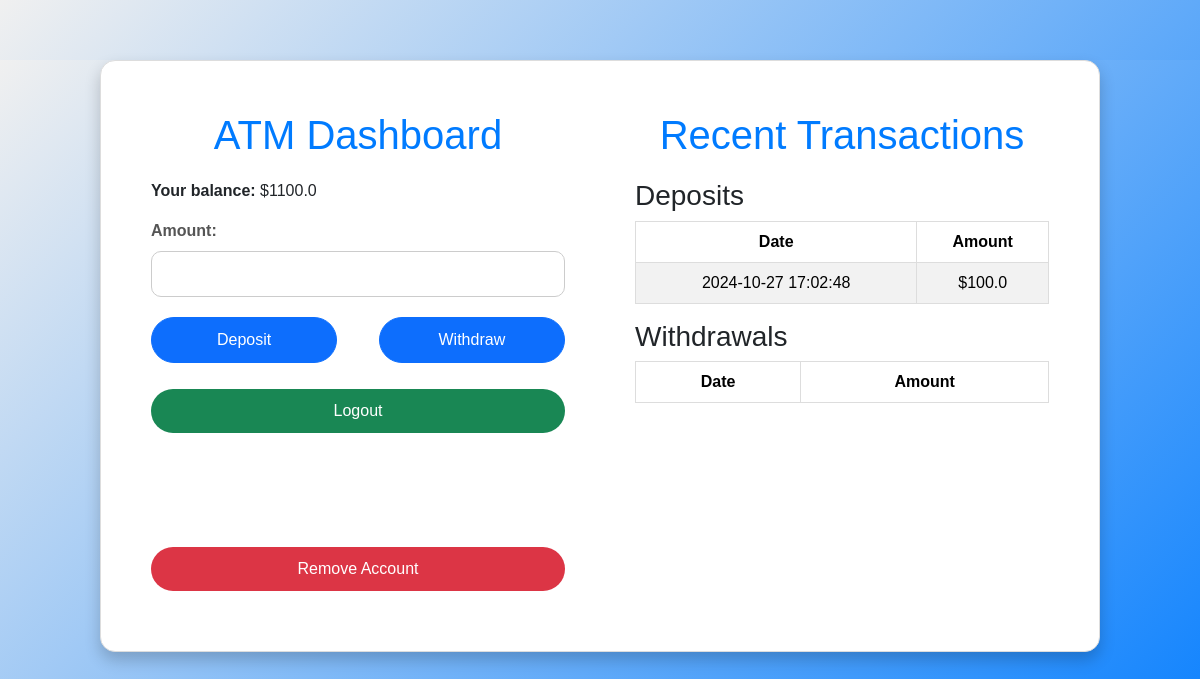
Page /atm (signed in) on the earlier database version.
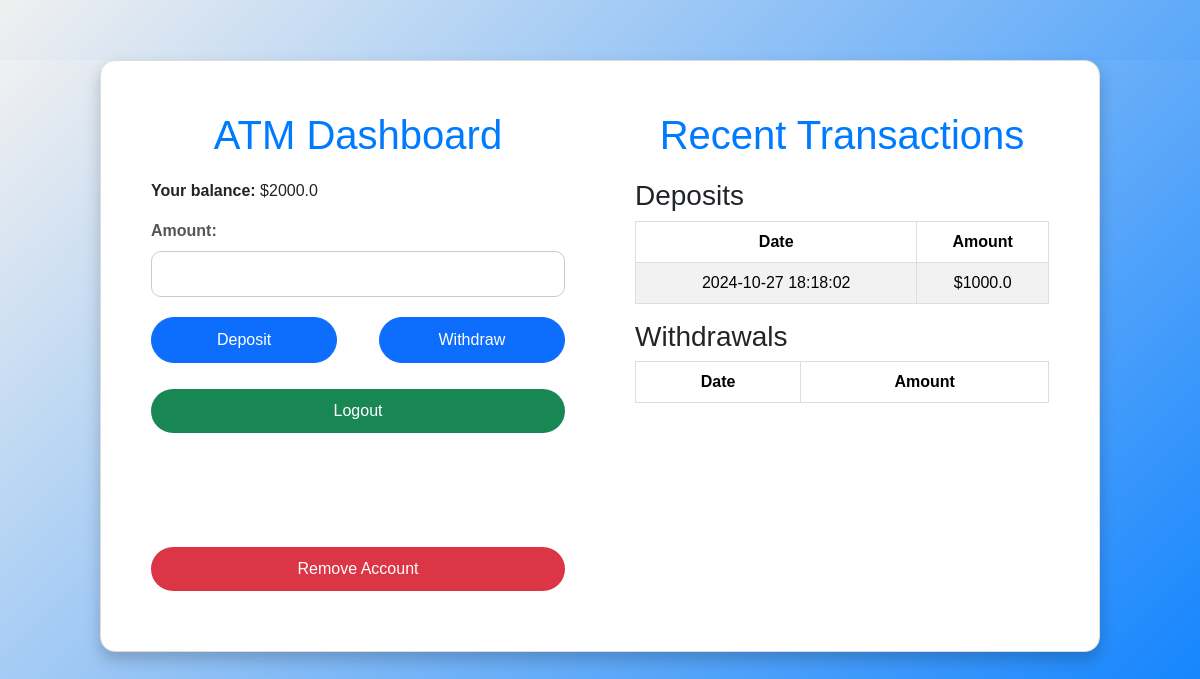
Same page on the later database version.
### tables this page shows
CREATE TABLE accounts (
        id INTEGER PRIMARY KEY AUTOINCREMENT,
        username TEXT NOT NULL,
        password TEXT NOT NULL,
        gov_id TEXT NOT NULL UNIQUE,
        balance REAL DEFAULT 0,
        dob TEXT NOT NULL,
        age INTEGER NOT NULL,
        gender TEXT NOT NULL,
        email TEXT UNIQUE NOT NULL,
        phone TEXT NOT NULL,
        address TEXT NOT NULL,
        state TEXT NOT NULL,
        security_question TEXT NOT NULL,
        secanswer TEXT NOT NULL
    );

CREATE TABLE transactions (
        id INTEGER PRIMARY KEY AUTOINCREMENT,
        user_id INTEGER,
        amount REAL,
        type TEXT,
        date TEXT,
        FOREIGN KEY(user_id) REFERENCES accounts(id)
    );

### app.py (the view, shortened to what this page needs)
@app.route('/atm', methods=['GET', 'POST'])
def atm():
    if 'user_id' not in session:
        return redirect(url_for('login'))
    conn = sqlite3.connect('atm.db')
    c = conn.cursor()
    c.execute('SELECT balance FROM accounts WHERE id = ?', (session['user_id'],))
    balance = c.fetchone()[0]
    c.execute('SELECT date, amount FROM transactions WHERE user_id = ? AND type = "Deposit" ORDER BY date DESC LIMIT 5', (session['user_id'],))
    deposit_transactions = c.fetchall()
    c.execute('SELECT date, amount FROM transactions WHERE user_id = ? AND type = "Withdraw" ORDER BY date DESC LIMIT 5', (session['user_id'],))
    withdrawal_transactions = c.fetchall()
    conn.close()
    return render_template('atm.html', balance=balance, deposit_transactions=deposit_transactions, withdrawal_transactions=withdrawal_transactions)

### templates/atm.html (shortened to what this page needs)
<!DOCTYPE html>
<html lang="en">
<head>
    <link href="https://cdn.jsdelivr.net/npm/bootstrap@5.3.3/dist/css/bootstrap.min.css" rel="stylesheet">
</head>
<body>
    <div class="container">
        {% include 'flash.html' %}
        <div class="dashboard-section">
            <h1>ATM Dashboard</h1>
            <p><strong>Your balance:</strong> ${{ balance }}</p>
            <form action="/atm" method="POST">
                <label for="amount" class="form-label">Amount:</label>
                <input type="number" id="amount" name="amount" class="form-control" required>
                <div class="button-group">
                    <button type="submit" name="action" value="Deposit" class="btn btn-primary">Deposit</button>
                    <button type="submit" name="action" value="Withdraw" class="btn btn-primary">Withdraw</button>
                </div>
            </form>
            <form action="/logout" method="GET" class="mt-3">
                <button type="submit" class="btn btn-success">Logout</button>
            </form>
            <form action="{{ url_for('remove_account') }}" method="GET" class="logout">
                <button type="submit" class="btn btn-danger">Remove Account</button>
            </form>
        </div>
        <div class="transaction-section">
            <h1>Recent Transactions</h1>
            <h3>Deposits</h3>
            <table class="table table-striped">
                <thead>
                    <tr>
                        <th>Date</th>
                        <th>Amount</th>
                    </tr>
                </thead>
                <tbody>
                    {% for transaction in deposit_transactions %}
                    <tr>
                        <td>{{ transaction[0] }}</td>
                        <td>${{ transaction[1] }}</td>
                    </tr>
                    {% endfor %}
                </tbody>
            </table>
            <h3>Withdrawals</h3>
            <table class="table table-striped">
                <thead>
                    <tr>
                        <th>Date</th>
                        <th>Amount</th>
                    </tr>
                </thead>
            </table>
        </div>
</body>
</html>

### templates/flash.html (shortened to what this page needs)
</body>
</html>

### templates/atm.html (style rules this page uses)
html, body { height: 100%; margin: 0; font-family: 'Arial', sans-serif; background: linear-gradient(135deg, #f0f0f0, #007bff); }
.container { margin-top: 5%; max-width: 1000px; background-color: white; border-radius: 15px; box-shadow: 0 8px 16px rgba(0, 0, 0, 0.2); padding: 40px; display: flex; flex-direction: row; gap: 30px; }
.dashboard-section, .transaction-section { flex: 1; padding: 20px; }
h1 { color: #007bff; margin-bottom: 20px; text-align: center; }
.form-label { font-weight: bold; color: #555; }
input.form-control { border-radius: 10px; padding: 10px; border: 1px solid #ccc; margin-bottom: 20px; }
.button-group { display: flex; justify-content: space-between; gap: 10px; }
.btn { border-radius: 25px; padding: 10px 20px; margin-bottom: 10px; }
.btn-primary { width: 45%; }
.btn-success { width: 100%; border: none; }
.btn-danger { width: 100%; border: none; }
table { width: 100%; text-align: left; }
table th, table td { padding: 12px; border: 1px solid #ddd; text-align: center; }
table th { background-color: #007bff; color: white; }
.logout { margin-top: 25%; }

### templates/flash.html (style rules this page uses)
.container { padding: 30px; width: 100%; background-color: white; border-radius: 15px; box-shadow: 0 8px 16px rgba(0, 0, 0, 0.2); border: 1px solid #ddd; }

Differences in the rows shown:
changed accounts: balance "1100.0" → "2000.0"
changed transactions: date "2024-10-27 17:02:48" → "2024-10-27 18:18:02"; amount "100.0" → "1000.0"
